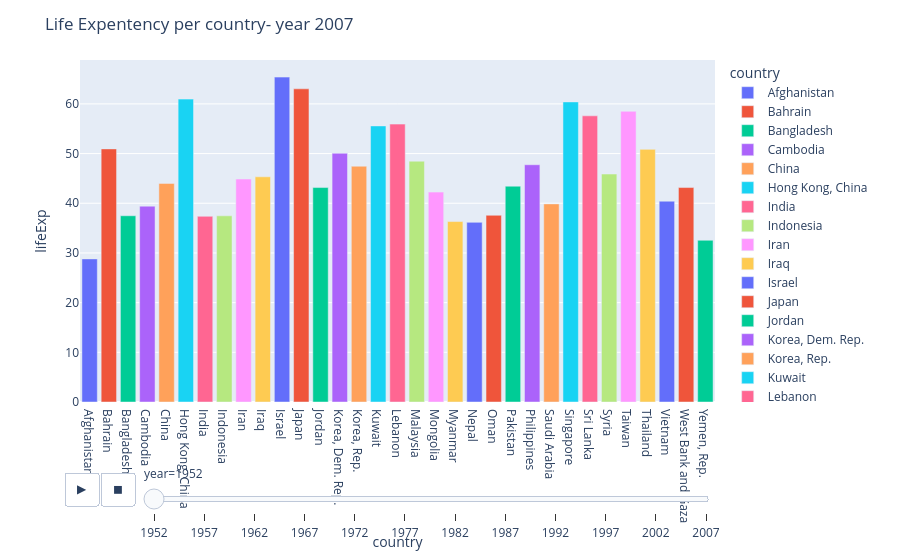

Write notebook code for a chart like this one.
### Code cell
fig=px.bar(df_f, x='country', y='lifeExp', color='country', animation_frame='year')
fig.update_layout(title='Life Expentency per country- year 2007',
                 showlegend = True,
                 hovermode='y unified')

### Figure 1 — Plotly figure (JSON) as saved in the notebook; plotly's stock layout.template omitted (floating-point values rounded to 4 significant figures)
{"data": [{"hovertemplate": "country=%{x}<br>year=1952<br>lifeExp=%{y}<extra></extra>", "legendgroup": "Afghanistan", "marker": {"color": "#636efa", "pattern": {"shape": ""}}, "name": "Afghanistan", "orientation": "v", "showlegend": true, "textposition": "auto", "type": "bar", "x": ["Afghanistan"], "xaxis": "x", "y": [28.8], "yaxis": "y"}, {"hovertemplate": "country=%{x}<br>year=1952<br>lifeExp=%{y}<extra></extra>", "legendgroup": "Bahrain", "marker": {"color": "#EF553B", "pattern": {"shape": ""}}, "name": "Bahrain", "orientation": "v", "showlegend": true, "textposition": "auto", "type": "bar", "x": ["Bahrain"], "xaxis": "x", "y": [50.94], "yaxis": "y"}, {"hovertemplate": "country=%{x}<br>year=1952<br>lifeExp=%{y}<extra></extra>", "legendgroup": "Bangladesh", "marker": {"color": "#00cc96", "pattern": {"shape": ""}}, "name": "Bangladesh", "orientation": "v", "showlegend": true, "textposition": "auto", "type": "bar", "x": ["Bangladesh"], "xaxis": "x", "y": [37.48], "yaxis": "y"}, {"hovertemplate": "country=%{x}<br>year=1952<br>lifeExp=%{y}<extra></extra>", "legendgroup": "Cambodia", "marker": {"color": "#ab63fa", "pattern": {"shape": ""}}, "name": "Cambodia", "orientation": "v", "showlegend": true, "textposition": "auto", "type": "bar", "x": ["Cambodia"], "xaxis": "x", "y": [39.42], "yaxis": "y"}, {"hovertemplate": "country=%{x}<br>year=1952<br>lifeExp=%{y}<extra></extra>", "legendgroup": "China", "marker": {"color": "#FFA15A", "pattern": {"shape": ""}}, "name": "China", "orientation": "v", "showlegend": true, "textposition": "auto", "type": "bar", "x": ["China"], "xaxis": "x", "y": [44.0], "yaxis": "y"}, {"hovertemplate": "country=%{x}<br>year=1952<br>lifeExp=%{y}<extra></extra>", "legendgroup": "Hong Kong, China", "marker": {"color": "#19d3f3", "pattern": {"shape": ""}}, "name": "Hong Kong, China", "orientation": "v", "showlegend": true, "textposition": "auto", "type": "bar", "x": ["Hong Kong, China"], "xaxis": "x", "y": [60.96], "yaxis": "y"}, {"hovertemplate": "country=%{x}<br>year=1952<br>lifeExp=%{y}<extra></extra>", "legendgroup": "India", "marker": {"color": "#FF6692", "pattern": {"shape": ""}}, "name": "India", "orientation": "v", "showlegend": true, "textposition": "auto", "type": "bar", "x": ["India"], "xaxis": "x", "y": [37.37], "yaxis": "y"}, {"hovertemplate": "country=%{x}<br>year=1952<br>lifeExp=%{y}<extra></extra>", "legendgroup": "Indonesia", "marker": {"color": "#B6E880", "pattern": {"shape": ""}}, "name": "Indonesia", "orientation": "v", "showlegend": true, "textposition": "auto", "type": "bar", "x": ["Indonesia"], "xaxis": "x", "y": [37.47], "yaxis": "y"}, {"hovertemplate": "country=%{x}<br>year=1952<br>lifeExp=%{y}<extra></extra>", "legendgroup": "Iran", "marker": {"color": "#FF97FF", "pattern": {"shape": ""}}, "name": "Iran", "orientation": "v", "showlegend": true, "textposition": "auto", "type": "bar", "x": ["Iran"], "xaxis": "x", "y": [44.87], "yaxis": "y"}, {"hovertemplate": "country=%{x}<br>year=1952<br>lifeExp=%{y}<extra></extra>", "legendgroup": "Iraq", "marker": {"color": "#FECB52", "pattern": {"shape": ""}}, "name": "Iraq", "orientation": "v", "showlegend": true, "textposition": "auto", "type": "bar", "x": ["Iraq"], "xaxis": "x", "y": [45.32], "yaxis": "y"}, {"hovertemplate": "country=%{x}<br>year=1952<br>lifeExp=%{y}<extra></extra>", "legendgroup": "Israel", "marker": {"color": "#636efa", "pattern": {"shape": ""}}, "name": "Israel", "orientation": "v", "showlegend": true, "textposition": "auto", "type": "bar", "x": ["Israel"], "xaxis": "x", "y": [65.39], "yaxis": "y"}, {"hovertemplate": "country=%{x}<br>year=1952<br>lifeExp=%{y}<extra></extra>", "legendgroup": "Japan", "marker": {"color": "#EF553B", "pattern": {"shape": ""}}, "name": "Japan", "orientation": "v", "showlegend": true, "textposition": "auto", "type": "bar", "x": ["Japan"], "xaxis": "x", "y": [63.03], "yaxis": "y"}, {"hovertemplate": "country=%{x}<br>year=1952<br>lifeExp=%{y}<extra></extra>", "legendgroup": "Jordan", "marker": {"color": "#00cc96", "pattern": {"shape": ""}}, "name": "Jordan", "orientation": "v", "showlegend": true, "textposition": "auto", "type": "bar", "x": ["Jordan"], "xaxis": "x", "y": [43.16], "yaxis": "y"}, {"hovertemplate": "country=%{x}<br>year=1952<br>lifeExp=%{y}<extra></extra>", "legendgroup": "Korea, Dem. Rep.", "marker": {"color": "#ab63fa", "pattern": {"shape": ""}}, "name": "Korea, Dem. Rep.", "orientation": "v", "showlegend": true, "textposition": "auto", "type": "bar", "x": ["Korea, Dem. Rep."], "xaxis": "x", "y": [50.06], "yaxis": "y"}, {"hovertemplate": "country=%{x}<br>year=1952<br>lifeExp=%{y}<extra></extra>", "legendgroup": "Korea, Rep.", "marker": {"color": "#FFA15A", "pattern": {"shape": ""}}, "name": "Korea, Rep.", "orientation": "v", "showlegend": true, "textposition": "auto", "type": "bar", "x": ["Korea, Rep."], "xaxis": "x", "y": [47.45], "yaxis": "y"}, {"hovertemplate": "country=%{x}<br>year=1952<br>lifeExp=%{y}<extra></extra>", "legendgroup": "Kuwait", "marker": {"color": "#19d3f3", "pattern": {"shape": ""}}, "name": "Kuwait", "orientation": "v", "showlegend": true, "textposition": "auto", "type": "bar", "x": ["Kuwait"], "xaxis": "x", "y": [55.56], "yaxis": "y"}, {"hovertemplate": "country=%{x}<br>year=1952<br>lifeExp=%{y}<extra></extra>", "legendgroup": "Lebanon", "marker": {"color": "#FF6692", "pattern": {"shape": ""}}, "name": "Lebanon", "orientation": "v", "showlegend": true, "textposition": "auto", "type": "bar", "x": ["Lebanon"], "xaxis": "x", "y": [55.93], "yaxis": "y"}, {"hovertemplate": "country=%{x}<br>year=1952<br>lifeExp=%{y}<extra></extra>", "legendgroup": "Malaysia", "marker": {"color": "#B6E880", "pattern": {"shape": ""}}, "name": "Malaysia", "orientation": "v", "showlegend": true, "textposition": "auto", "type": "bar", "x": ["Malaysia"], "xaxis": "x", "y": [48.46], "yaxis": "y"}, {"hovertemplate": "country=%{x}<br>year=1952<br>lifeExp=%{y}<extra></extra>", "legendgroup": "Mongolia", "marker": {"color": "#FF97FF", "pattern": {"shape": ""}}, "name": "Mongolia", "orientation": "v", "showlegend": true, "textposition": "auto", "type": "bar", "x": ["Mongolia"], "xaxis": "x", "y": [42.24], "yaxis": "y"}, {"hovertemplate": "country=%{x}<br>year=1952<br>lifeExp=%{y}<extra></extra>", "legendgroup": "Myanmar", "marker": {"color": "#FECB52", "pattern": {"shape": ""}}, "name": "Myanmar", "orientation": "v", "showlegend": true, "textposition": "auto", "type": "bar", "x": ["Myanmar"], "xaxis": "x", "y": [36.32], "yaxis": "y"}, {"hovertemplate": "country=%{x}<br>year=1952<br>lifeExp=%{y}<extra></extra>", "legendgroup": "Nepal", "marker": {"color": "#636efa", "pattern": {"shape": ""}}, "name": "Nepal", "orientation": "v", "showlegend": true, "textposition": "auto", "type": "bar", "x": ["Nepal"], "xaxis": "x", "y": [36.16], "yaxis": "y"}, {"hovertemplate": "country=%{x}<br>year=1952<br>lifeExp=%{y}<extra></extra>", "legendgroup": "Oman", "marker": {"color": "#EF553B", "pattern": {"shape": ""}}, "name": "Oman", "orientation": "v", "showlegend": true, "textposition": "auto", "type": "bar", "x": ["Oman"], "xaxis": "x", "y": [37.58], "yaxis": "y"}, {"hovertemplate": "country=%{x}<br>year=1952<br>lifeExp=%{y}<extra></extra>", "legendgroup": "Pakistan", "marker": {"color": "#00cc96", "pattern": {"shape": ""}}, "name": "Pakistan", "orientation": "v", "showlegend": true, "textposition": "auto", "type": "bar", "x": ["Pakistan"], "xaxis": "x", "y": [43.44], "yaxis": "y"}, {"hovertemplate": "country=%{x}<br>year=1952<br>lifeExp=%{y}<extra></extra>", "legendgroup": "Philippines", "marker": {"color": "#ab63fa", "pattern": {"shape": ""}}, "name": "Philippines", "orientation": "v", "showlegend": true, "textposition": "auto", "type": "bar", "x": ["Philippines"], "xaxis": "x", "y": [47.75], "yaxis": "y"}, {"hovertemplate": "country=%{x}<br>year=1952<br>lifeExp=%{y}<extra></extra>", "legendgroup": "Saudi Arabia", "marker": {"color": "#FFA15A", "pattern": {"shape": ""}}, "name": "Saudi Arabia", "orientation": "v", "showlegend": true, "textposition": "auto", "type": "bar", "x": ["Saudi Arabia"], "xaxis": "x", "y": [39.88], "yaxis": "y"}, {"hovertemplate": "country=%{x}<br>year=1952<br>lifeExp=%{y}<extra></extra>", "legendgroup": "Singapore", "marker": {"color": "#19d3f3", "pattern": {"shape": ""}}, "name": "Singapore", "orientation": "v", "showlegend": true, "textposition": "auto", "type": "bar", "x": ["Singapore"], "xaxis": "x", "y": [60.4], "yaxis": "y"}, {"hovertemplate": "country=%{x}<br>year=1952<br>lifeExp=%{y}<extra></extra>", "legendgroup": "Sri Lanka", "marker": {"color": "#FF6692", "pattern": {"shape": ""}}, "name": "Sri Lanka", "orientation": "v", "showlegend": true, "textposition": "auto", "type": "bar", "x": ["Sri Lanka"], "xaxis": "x", "y": [57.59], "yaxis": "y"}, {"hovertemplate": "country=%{x}<br>year=1952<br>lifeExp=%{y}<extra></extra>", "legendgroup": "Syria", "marker": {"color": "#B6E880", "pattern": {"shape": ""}}, "name": "Syria", "orientation": "v", "showlegend": true, "textposition": "auto", "type": "bar", "x": ["Syria"], "xaxis": "x", "y": [45.88], "yaxis": "y"}, {"hovertemplate": "country=%{x}<br>year=1952<br>lifeExp=%{y}<extra></extra>", "legendgroup": "Taiwan", "marker": {"color": "#FF97FF", "pattern": {"shape": ""}}, "name": "Taiwan", "orientation": "v", "showlegend": true, "textposition": "auto", "type": "bar", "x": ["Taiwan"], "xaxis": "x", "y": [58.5], "yaxis": "y"}, {"hovertemplate": "country=%{x}<br>year=1952<br>lifeExp=%{y}<extra></extra>", "legendgroup": "Thailand", "marker": {"color": "#FECB52", "pattern": {"shape": ""}}, "name": "Thailand", "orientation": "v", "showlegend": true, "textposition": "auto", "type": "bar", "x": ["Thailand"], "xaxis": "x", "y": [50.85], "yaxis": "y"}, {"hovertemplate": "country=%{x}<br>year=1952<br>lifeExp=%{y}<extra></extra>", "legendgroup": "Vietnam", "marker": {"color": "#636efa", "pattern": {"shape": ""}}, "name": "Vietnam", "orientation": "v", "showlegend": true, "textposition": "auto", "type": "bar", "x": ["Vietnam"], "xaxis": "x", "y": [40.41], "yaxis": "y"}, {"hovertemplate": "country=%{x}<br>year=1952<br>lifeExp=%{y}<extra></extra>", "legendgroup": "West Bank and Gaza", "marker": {"color": "#EF553B", "pattern": {"shape": ""}}, "name": "West Bank and Gaza", "orientation": "v", "showlegend": true, "textposition": "auto", "type": "bar", "x": ["West Bank and Gaza"], "xaxis": "x", "y": [43.16], "yaxis": "y"}, {"hovertemplate": "country=%{x}<br>year=1952<br>lifeExp=%{y}<extra></extra>", "legendgroup": "Yemen, Rep.", "marker": {"color": "#00cc96", "pattern": {"shape": ""}}, "name": "Yemen, Rep.", "orientation": "v", "showlegend": true, "textposition": "auto", "type": "bar", "x": ["Yemen, Rep."], "xaxis": "x", "y": [32.55], "yaxis": "y"}], "layout": {"barmode": "relative", "hovermode": "y unified", "legend": {"title": {"text": "country"}, "tracegroupgap": 0}, "margin": {"t": 60}, "showlegend": true, "sliders": [{"active": 0, "currentvalue": {"prefix": "year="}, "len": 0.9, "pad": {"b": 10, "t": 60}, "steps": [{"args": [["1952"], {"frame": {"duration": 0, "redraw": true}, "fromcurrent": true, "mode": "immediate", "transition": {"duration": 0, "easing": "linear"}}], "label": "1952", "method": "animate"}, {"args": [["1957"], {"frame": {"duration": 0, "redraw": true}, "fromcurrent": true, "mode": "immediate", "transition": {"duration": 0, "easing": "linear"}}], "label": "1957", "method": "animate"}, {"args": [["1962"], {"frame": {"duration": 0, "redraw": true}, "fromcurrent": true, "mode": "immediate", "transition": {"duration": 0, "easing": "linear"}}], "label": "1962", "method": "animate"}, {"args": [["1967"], {"frame": {"duration": 0, "redraw": true}, "fromcurrent": true, "mode": "immediate", "transition": {"duration": 0, "easing": "linear"}}], "label": "1967", "method": "animate"}, {"args": [["1972"], {"frame": {"duration": 0, "redraw": true}, "fromcurrent": true, "mode": "immediate", "transition": {"duration": 0, "easing": "linear"}}], "label": "1972", "method": "animate"}, {"args": [["1977"], {"frame": {"duration": 0, "redraw": true}, "fromcurrent": true, "mode": "immediate", "transition": {"duration": 0, "easing": "linear"}}], "label": "1977", "method": "animate"}, {"args": [["1982"], {"frame": {"duration": 0, "redraw": true}, "fromcurrent": true, "mode": "immediate", "transition": {"duration": 0, "easing": "linear"}}], "label": "1982", "method": "animate"}, {"args": [["1987"], {"frame": {"duration": 0, "redraw": true}, "fromcurrent": true, "mode": "immediate", "transition": {"duration": 0, "easing": "linear"}}], "label": "1987", "method": "animate"}, {"args": [["1992"], {"frame": {"duration": 0, "redraw": true}, "fromcurrent": true, "mode": "immediate", "transition": {"duration": 0, "easing": "linear"}}], "label": "1992", "method": "animate"}, {"args": [["1997"], {"frame": {"duration": 0, "redraw": true}, "fromcurrent": true, "mode": "immediate", "transition": {"duration": 0, "easing": "linear"}}], "label": "1997", "method": "animate"}, {"args": [["2002"], {"frame": {"duration": 0, "redraw": true}, "fromcurrent": true, "mode": "immediate", "transition": {"duration": 0, "easing": "linear"}}], "label": "2002", "method": "animate"}, {"args": [["2007"], {"frame": {"duration": 0, "redraw": true}, "fromcurrent": true, "mode": "immediate", "transition": {"duration": 0, "easing": "linear"}}], "label": "2007", "method": "animate"}], "x": 0.1, "xanchor": "left", "y": 0, "yanchor": "top"}], "title": {"text": "Life Expentency per country- year 2007"}, "updatemenus": [{"buttons": [{"args": [null, {"frame": {"duration": 500, "redraw": true}, "fromcurrent": true, "mode": "immediate", "transition": {"duration": 500, "easing": "linear"}}], "label": "&#9654;", "method": "animate"}, {"args": [[null], {"frame": {"duration": 0, "redraw": true}, "fromcurrent": true, "mode": "immediate", "transition": {"duration": 0, "easing": "linear"}}], "label": "&#9724;", "method": "animate"}], "direction": "left", "pad": {"r": 10, "t": 70}, "showactive": false, "type": "buttons", "x": 0.1, "xanchor": "right", "y": 0, "yanchor": "top"}], "xaxis": {"anchor": "y", "categoryarray": ["Afghanistan", "Bahrain", "Bangladesh", "Cambodia", "China", "Hong Kong, China", "India", "Indonesia", "Iran", "Iraq", "Israel", "Japan", "Jordan", "Korea, Dem. Rep.", "Korea, Rep.", "Kuwait", "Lebanon", "Malaysia", "Mongolia", "Myanmar", "Nepal", "Oman", "Pakistan", "Philippines", "Saudi Arabia", "Singapore", "Sri Lanka", "Syria", "Taiwan", "Thailand", "Vietnam", "West Bank and Gaza", "Yemen, Rep."], "categoryorder": "array", "domain": [0, 1], "title": {"text": "country"}}, "yaxis": {"anchor": "x", "domain": [0, 1], "title": {"text": "lifeExp"}}}}
